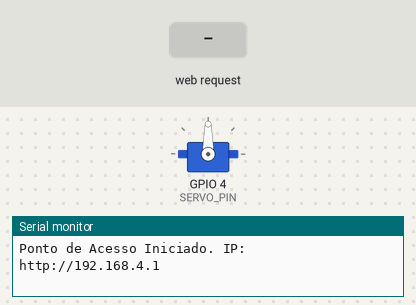
A sketch run on a simulated ESP32. Parts: servo, the last lines printed to the serial monitor. The test bench sets the inputs (shaded band).

Above: at 6.2 s.
6.3 s: HTTP request GET /setServo?angle=120 received
At 7.5 s:
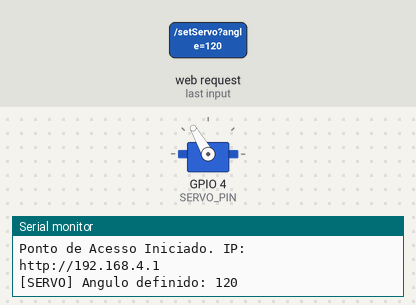
7.8 s: HTTP request GET /setServo?angle=0 received
At 8.7 s:
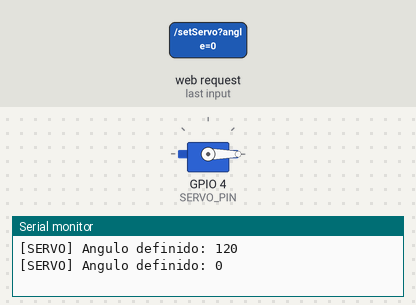
Timing chart, 0 to 10.8 s (numbered marks = the images above; inputs shaded):
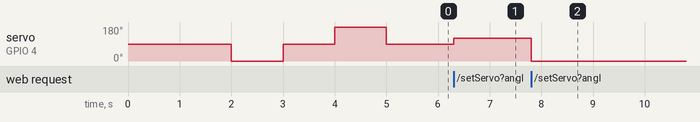

Measured:
- after the input at 6.3 s, servo on GPIO 4 (SERVO_PIN): 90° → 120° at once
- after the input at 7.8 s, servo on GPIO 4 (SERVO_PIN): 120° → 0° at once

The sketch:

servomotor.ino
```cpp
#include <WiFi.h>
#include <WebServer.h>
#include <ESP32Servo.h>

const char* SSID     = "Controle_Servo_ESP32";
const char* PASSWORD = "12345678";

#define SERVO_PIN 4

Servo meuServo;

int current_angle = 90;

ESP32WebServer server(80);

const char* HTML_SERVO = R"rawhtml(
<!DOCTYPE html>
<html lang="pt-BR">
<head>
  <meta charset="UTF-8">
  <meta name="viewport" content="width=device-width, initial-scale=1">
  <title>Controle de Servo</title>
  <style>
    * { box-sizing: border-box; margin: 0; padding: 0; }
    body { font-family: Arial, sans-serif; background: #0f1117; color: #e2e8f0;
           display: flex; justify-content: center; align-items: center; min-height: 100vh; }
    .card { background: #1a1d27; border: 1px solid #2e3347; border-radius: 12px; padding: 2rem; width: 360px; }
    h1 { color: #3b82f6; font-size: 1.3rem; margin-bottom: 1.5rem; text-align: center; }
    label { font-size: 0.85rem; color: #94a3b8; display: flex; justify-content: space-between; margin-bottom: 8px; }
    .angle-display { color: #f59e0b; font-weight: bold; font-size: 1.1rem; }
    input[type=range] { width: 100%; height: 6px; background: #22263a; border-radius: 3px; outline: none; -webkit-appearance: none; margin-bottom: 1.5rem; }
    input[type=range]::-webkit-slider-thumb { -webkit-appearance: none; width: 20px; height: 20px; border-radius: 50%; background: #f59e0b; cursor: pointer; }
    .visualizer-container { background: #22263a; border: 1px solid #2e3347; border-radius: 8px; padding: 1.5rem; text-align: center; }
    .servo-base { width: 100px; height: 40px; background: #3b82f6; margin: 30px auto 0; position: relative; border-radius: 4px; }
    .servo-horn { width: 80px; height: 12px; background: #e2e8f0; position: absolute; top: -6px; left: 10px; transform-origin: center center; transition: transform 0.1s ease-out; border-radius: 6px; }
  </style>
</head>
<body>
<div class="card">
  <h1>Controle de Servomotor</h1>

  <label>Ângulo do Servo: <span class="angle-display" id="angleVal">90</span></label>
  <input type="range" id="angleSlider" min="0" max="180" value="90" oninput="moverServo(this.value)">

  <div class="visualizer-container">
    <p style="font-size: 0.8rem; color: #64748b;">Simulação Visual</p>
    <div class="servo-base">
      <div class="servo-horn" id="horn"></div>
    </div>
  </div>
</div>

<script>
let debounceTimeout = null;

function moverServo(angulo) {
  document.getElementById("angleVal").textContent = angulo;
  document.getElementById("horn").style.transform = "rotate(" + (angulo - 90) + "deg)";

  clearTimeout(debounceTimeout);
  debounceTimeout = setTimeout(async () => {
    try {
      await fetch("/setServo?angle=" + angulo);
    } catch (e) {
      console.error("Erro ao enviar comando ao ESP32");
    }
  }, 40);
}
</script>
</body>
</html>
)rawhtml";

void handleSetServo() {
  String sAngle = server.arg("angle");
  if (sAngle != "") {
    int angle = sAngle.toInt();
    angle = constrain(angle, 0, 180);

    meuServo.write(angle);
    current_angle = angle;

    Serial.printf("[SERVO] Angulo definido: %d\n", angle);
    server.send(200, "application/json", "{\"status\":\"ok\"}");
  } else {
    server.send(400, "text/plain", "Parâmetro ausente.");
  }
}

void handleRoot() { server.send(200, "text/html", HTML_SERVO); }

void setup() {
  Serial.begin(115200);
  delay(1000);
  ESP32PWM::allocateTimer(0);
  ESP32PWM::allocateTimer(1);
  ESP32PWM::allocateTimer(2);
  ESP32PWM::allocateTimer(3);

  meuServo.setPeriodHertz(50);


  meuServo.attach(SERVO_PIN, 500, 2400);
  delay(1000);
  meuServo.write(0);
  delay(1000);
  meuServo.write(90);
  delay(1000);
  meuServo.write(180);
  delay(1000);

  meuServo.write(current_angle);

  WiFi.softAP(SSID, PASSWORD);
  Serial.printf("Ponto de Acesso Iniciado. IP: http://%s\n", WiFi.softAPIP().toString().c_str());

  server.on("/", handleRoot);
  server.on("/setServo", handleSetServo);
  server.begin();
}

void loop() {
  server.handleClient();
}
```
